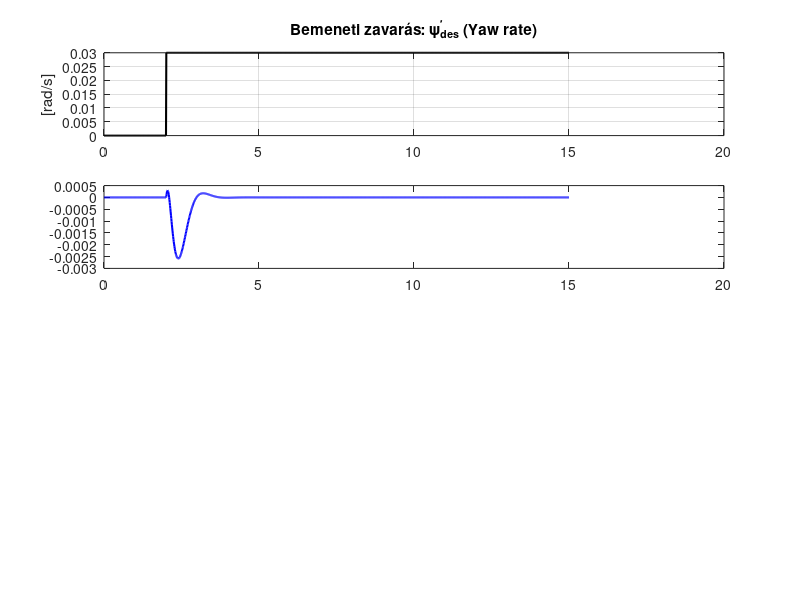

Write MATLAB code to recreate this figure. (Note: this script raises an error after producing the figure.)
%% DYNAMIC MODEL IN TERMS OF ERROR WITH RESPECT TO ROAD
R = 1000;  % radious of the road
Caf = 80000; % Cornering stiffnes az első kerékhez
Car = 80000; % Cornering stiffnes a hátsó kerékhez
lf = 1.1; % Az autó tömegközéppontjától mért elülső tengelytáv
lr = 1.58; % Az autó tömegközéppontjától mért hátsó tengelytáv
m = 1573; % Az autó tömege
Vx = 30; % Az autó haladási sebessége a saját koordinátarendszerében
Iz = 2873; % Az autó tehetetlenségi nyomatéka

% Az állapotvektorunk e1, e1', e2, e2' == 
% laterális pozíciócióhiba a sávközéptől,
% laterális pozíciócióhiba sebessége,
% legyezési szöghiba az úthoz képest,
% legyezési szöghiba sebessége
% phides = desired yaw rate determined from road radius R Vx/R

A = [0 1                            0                      0;...
     0 -(2*Caf+2*Car)/(m*Vx)        (2*Caf+2*Car)/m        (-2*lf*Caf+2*lr*Car)/(m*Vx);...
     0 0                            0                      1;...
     0 -(2*lf*Caf-2*lr*Car)/(Iz*Vx) (2*lf*Caf-2*lr*Car)/Iz -(2*lf*lf*Caf+2*lr*lr*Car)/(Iz*Vx)];

% steering angle as input
B1 = [0;...
     2*Caf/m;...
     0;...
     2*lf*Caf/Iz];
% desired yaw rate as disturbance from road radius Vx/R
B2 = [0;...
     -(2*lf*Caf-2*lr*Car)/(m*Vx)-Vx;...
     0;...
     -(2*lf*lf*Caf+2*lr*lr*Car)/(Iz*Vx)];

C = [1 0 0 0];
% Irányíthatóság vizsgalata 
isControllable = (size(A,1) == rank(ctrb(A,B1)));

Q = diag([10 0.1 0.1 10]);
r = 1;
K = lqr(A,B1,Q,r);
%% STEADY STATE ERROR FROM DYNAMIC EQUATIONS
% Szeretnénk hogy a steady state error nullához tartson, ha van a kanyar
% miatti külső zavaró hatásunk, ezt egy előre csatolt (feedforward) taggal
% kompenzáljuk
% delta = -K * x(t) + delta_ff => feedforward miatt a kompenzálás a
% kormányszögben
% Ekkor a closed loop ilyen alakban szerepel
% x'(t) = (A-B1*K)*x(t) + B1*delta_ff + B2*vphides

% 1. Teljes tengelytáv (Wheelbase)
L = lf + lr;

% 2. Tengelyterhelések számítása (statikus terheléseloszlás)
% m_f: első tengelyre eső tömeg, m_r: hátsó tengelyre eső tömeg
m_f = m * (lr / L); 
m_r = m * (lf / L);

% 3. Alulkormányzottsági gradiens (Understeer Gradient - Kv)
% Ez határozza meg a jármű kanyarodási viselkedését (Rajamani Eq. 3.12/Table 3-1)
Kv = (m_f / (2 * Caf)) - (m_r / (2 * Car));

% 4. Oldalgyorsulás (Lateral Acceleration - ay)
% Mivel vphides = Vx / R, ezért R = Vx / vphides
% ay = Vx^2 / R = Vx * (Vx/R) = Vx * vphides
% A szimulációban a kanyar sugara R = 1000m, így:
ay = Vx^2 / R;

% e2 steady state hibaja
e2_ss = -lr/R + (lf*m*Vx*Vx)/((2*Car*L)*R);

% 5. Feedforward kormányszög (delta_ff)
% Ackermann szög (L/R) + dinamikus kompenzáció (Kv * ay)
delta_ff_val = (L / R) + Kv * ay + K(3)*e2_ss;

% Kiírás ellenőrzésképpen (fokban)
fprintf('Szükséges Feedforward szög: %.4f fok\n', rad2deg(delta_ff_val));

%% Állapotvisszacsatolás
% delta = -K * x(t)
% Az openloopra zavaras nelkul szamolom a K erositeseket
% A zavarasnak csak a zart korben lesz szerepe
% Állapotvisszacsatolás

Acl = A-B1*K;...
Bcl = [B1,B2]; % A zavarás mint bemenet jelenik meg a rendszerben
Ccl = [1 0 0 0];
sys_cl = ss(Acl,Bcl,Ccl,0);

%% 4. JAVÍTOTT SZIMULÁCIÓ
t = 0:0.01:15;
vphides_val = Vx / R;

u_vphides = zeros(size(t));
u_delta_ff = zeros(size(t));
u_vphides(t > 2) = vphides_val;
u_delta_ff(t > 2) = delta_ff_val;

% Szimuláció
u_sim = [u_delta_ff', u_vphides'];
[~, ~, x_states] = lsim(sys_cl, u_sim, t);

e1 = x_states(:,1);
e2 = x_states(:,3);
u_feedback = -K * x_states';
u_total = u_feedback' + u_delta_ff';

%% 5. VIZUALIZÁCIÓ (Radián alapú feliratokkal)
figure('Units', 'normalized', 'Position', [0.2 0.1 0.6 0.8], 'Name', 'LQR Zavarválasz (Radián)', 'Color', 'w');

% 1. részábra: Desired Yaw Rate
subplot(4,1,1);
plot(t, u_vphides, 'k', 'LineWidth', 1.5);
grid on; ylabel('[rad/s]');
title('Bemeneti zavarás: \psi_{des}^\prime (Yaw rate)');

% 2. részábra: e1 pozícióhiba
subplot(4,1,2);
plot(t, e1, 'b', 'LineWidth', 1.5);
hold on; yline(0, '--k', 'Alpha', 0.5);
yline(e1(end), '--r', ['Maradó hiba: ', num2str(e1(end), '%.4f'), ' m']);
grid on; ylabel('e_1 [m]');
title('Laterális pozícióhiba');

% 3. részábra: e2 orientációs hiba (Radiánban)
subplot(4,1,3);
plot(t, e2, 'r', 'LineWidth', 1.5);
hold on;
yline(e2(end), '--k', ['Maradó hiba: ', num2str(e2(end), '%.4f'), ' rad']);
grid on; ylabel('e_2 [rad]');
title('Orientációs hiba');

% 4. részábra: Kormányszög (Radiánban)
subplot(4,1,4);
plot(t, u_total, 'g', 'LineWidth', 1.5);
grid on; xlabel('Idő [s]'); ylabel('\delta [rad]');
title('Szabályozó beavatkozása (Kormányszög)');
legend('Visszacsatolt vezérlőjel');

sgtitle(['LQR Zavar elnyomás (Integrátor nélkül) - Minden mértékegység radián: R = ', num2str(R), 'm']);